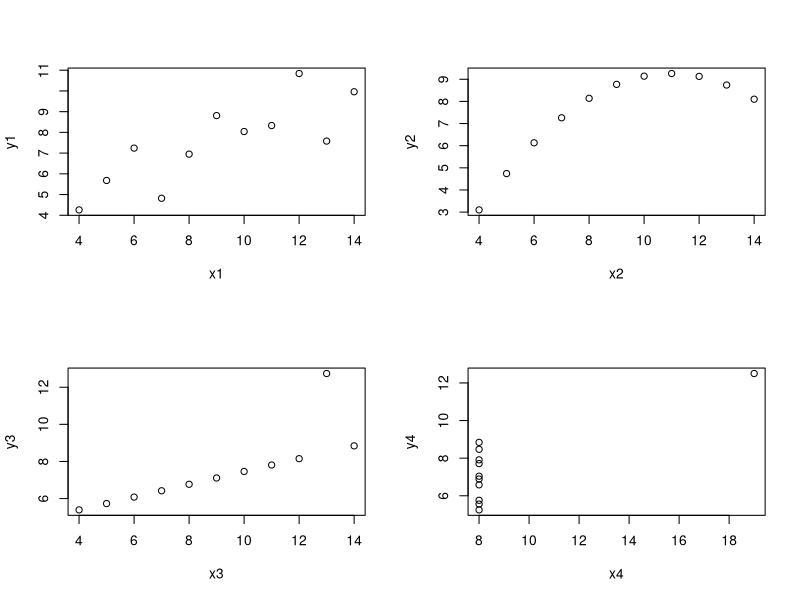
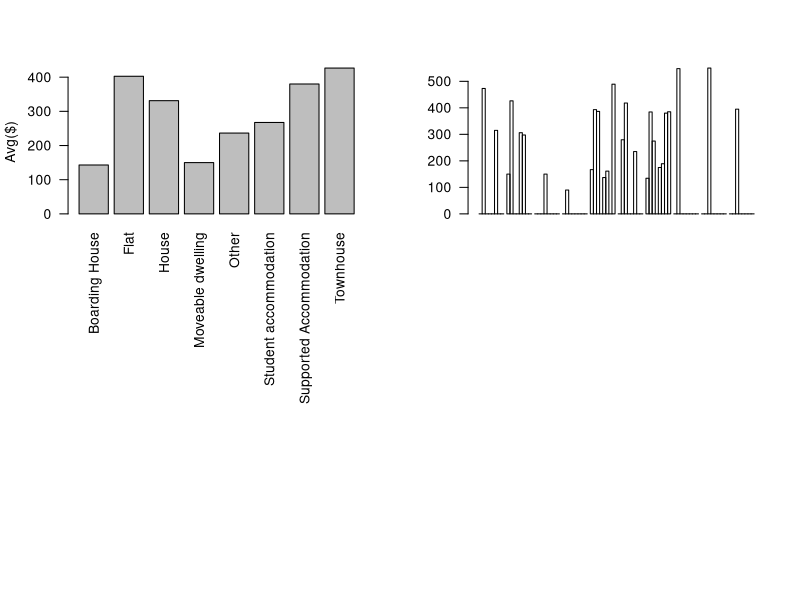

R code for these plots, in order: (Note: this script raises an error after producing the figures.)
## ---- chunk 1
# You can go ahead and run this - you'll need it later in the lab!
install.packages("ggplot2")
install.packages("reshape2")
## ---- chunk 2
# Go ahead and run this as well
library(ggplot2)
library(reshape2)
## ---- chunk 3
# Use this space to load the data frames (i.e. put the data frame load instruction below):
q1 <- read.csv("Practice/quartet_data/quartet1.csv")
q2 <- read.csv("Practice/quartet_data/quartet2.csv")
q3 <- read.csv("Practice/quartet_data/quartet3.csv")
q4 <- read.csv("Practice/quartet_data/quartet4.csv")
# Display all four plots in the same window (You don't need to know this)
par(mfrow=c(2,2))

# Complete these plots:
plot(q1)
plot(q2)
plot(q3)
plot(q4)
## ---- chunk 4
rent <- read.csv("Practice/archive/rent.csv")
## ---- chunk 5
# Write your functions and your notes regarding these functions in this space here
summary(rent)
## ---- chunk 6
avg_rent <- aggregate(x=list(rent=rent$weekly_rent), FUN=mean, by=list(dwelling_type=rent$dwelling_type))
print(avg_rent)
## ---- chunk 7
# Write your solution to plot the data here!
barplot(avg_rent$rent, names=avg_rent$dwelling_type, las=2, ylab="Avg($)")
## ---- chunk 8
# Calculate the rent for each dwelling type in a locality
avg_bylocal <- aggregate(list(rent=rent$weekly_rent), FUN=mean, by=list(locality=rent$locality, dwelling_type=rent$dwelling_type))
head(avg_bylocal)
# Manipulate the data
library(reshape2)
rent_matrix <- acast(avg_bylocal, dwelling_type~locality, value.var = "rent")
rent_matrix <- data.frame(rent_matrix)
rent_matrix[is.na(rent_matrix)] <- 0
rent_matrix <- as.matrix(rent_matrix, dtype="float")

# Set colnames and rownames
colnames(rent_matrix) = levels(avg_bylocal$locality)
rownames(rent_matrix) = levels(avg_bylocal$dwelling_type)
print(rent_matrix)
# Plot the data
barplot(rent_matrix, las=2, beside = TRUE, col = rainbow(length(rownames(rent_matrix))))
legend("topright", legend = rownames(rent_matrix), fill = rainbow(length(rownames(rent_matrix))), cex = 0.6)
## ---- chunk 9
# Re-do exercise 1 here
library(ggplot2)
library(reshape2)
q1 <- read.csv("Practice/quartet_data/quartet1.csv", col.names = c("x", "y", "A"))
q2 <- read.csv("Practice/quartet_data/quartet2.csv", col.names = c("x", "y", "B"))
q3 <- read.csv("Practice/quartet_data/quartet3.csv", col.names = c("x", "y", "C"))
q4 <- read.csv("Practice/quartet_data/quartet4.csv", col.names = c("x", "y", "D"))

#多個col轉成一個col, 留下Ａ？
m1 <- melt(q1, measure.vars = "A")
m2 <- melt(q2, measure.vars = "B")
m3 <- melt(q3, measure.vars = "C")
m4 <- melt(q4, measure.vars = "D")

agg <- rbind(m1, m2, m3, m4)
# aesesis => Data與圖形之間的關係，指定哪個要Ｘ哪個Ｙ
# geometry => 指定要用什麼圖形畫出來
# Facet => 讓圖形分散在多張子圖
ggplot(agg, aes(x=x, y=y)) + geom_point() + facet_wrap(~variable)
## ---- chunk 10
# Re-do exercise 2 here
avg_rent <- aggregate(x=list(rent=rent$weekly_rent), FUN=mean, by=list(dwelling_type=rent$dwelling_type))
ggplot(avg_rent, aes(x=dwelling_type, y=rent)) + geom_bar(stat="identity") + theme(axis.text = element_text(angle=90, hjust=1))
## ---- chunk 11
# Re-do exercise 3 here
avg_bylocal <- aggregate(list(rent=rent$weekly_rent), FUN=mean, by=list(locality=rent$locality, dwelling_type=rent$dwelling_type))

ggplot(avg_bylocal, aes(x=locality, y=rent, fill=dwelling_type)) + geom_bar(stat = "identity", position = "dodge") + theme(axis.text.x = element_text(angle=90, hjust=1))
